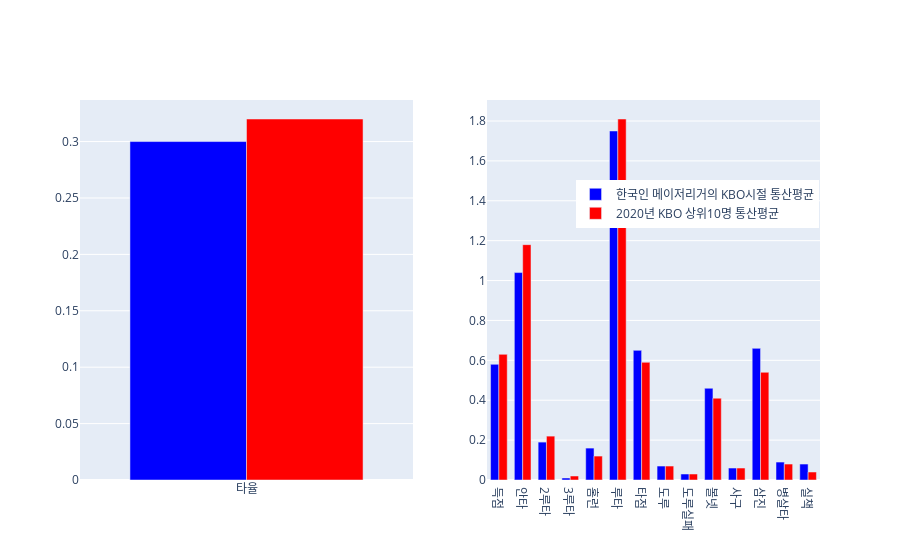

The notebook cell saved with this chart:
### Code cell
fig = make_subplots(rows=1, cols=2)

fig.add_trace(go.Bar(x=korean_majorleaguer_dict['강정호'].columns[5:],
                    y=majorleaguer_avg[3:],
                    name='한국인 메이저리거의 KBO시절 통산평균',
                    marker_color='blue'), 1, 2)
fig.add_trace(go.Bar(x=theta_,
                    y=r_,
                    name='2020년 KBO 상위10명 통산평균',
                    marker_color='red'), 1, 2)
fig.add_trace(go.Bar(x=[korean_majorleaguer_dict['강정호'].columns[2]],
                    y=[majorleaguer_avg[0]],
                    marker_color='blue',
                    showlegend=False), 1, 1)
fig.add_trace(go.Bar(x=[korean_majorleaguer_dict['강정호'].columns[2]],
                    y=[top10_hitter_avg[0]],
                    marker_color='red',
                    showlegend=False), 1, 1)

fig.update_layout(legend=dict(orientation='v',
                             yanchor='top', xanchor='right',
                             y=0.79, x=0.998),
                 bargap=0.3)
fig.show()

### Figure 1 — Plotly figure (JSON) as saved in the notebook; plotly's stock layout.template omitted (floating-point values rounded to 4 significant figures)
{"data": [{"marker": {"color": "blue"}, "name": "한국인 메이저리거의 KBO시절 통산평균", "type": "bar", "x": ["득점", "안타", "2루타", "3루타", "홈런", "루타", "타점", "도루", "도루실패", "볼넷", "사구", "삼진", "병살타", "실책"], "xaxis": "x2", "y": [0.58, 1.04, 0.19, 0.01, 0.16, 1.75, 0.65, 0.07, 0.03, 0.46, 0.06, 0.66, 0.09, 0.08], "yaxis": "y2"}, {"marker": {"color": "red"}, "name": "2020년 KBO 상위10명 통산평균", "type": "bar", "x": ["득점", "안타", "2루타", "3루타", "홈런", "루타", "타점", "도루", "도루실패", "볼넷", "사구", "삼진", "병살타", "실책"], "xaxis": "x2", "y": [0.63, 1.18, 0.22, 0.02, 0.12, 1.81, 0.59, 0.07, 0.03, 0.41, 0.06, 0.54, 0.08, 0.04], "yaxis": "y2"}, {"marker": {"color": "blue"}, "showlegend": false, "type": "bar", "x": ["타율"], "xaxis": "x", "y": [0.3], "yaxis": "y"}, {"marker": {"color": "red"}, "showlegend": false, "type": "bar", "x": ["타율"], "xaxis": "x", "y": [0.32], "yaxis": "y"}], "layout": {"bargap": 0.3, "legend": {"orientation": "v", "x": 0.998, "xanchor": "right", "y": 0.79, "yanchor": "top"}, "xaxis": {"anchor": "y", "domain": [0, 0.45]}, "xaxis2": {"anchor": "y2", "domain": [0.55, 1]}, "yaxis": {"anchor": "x", "domain": [0, 1]}, "yaxis2": {"anchor": "x2", "domain": [0, 1]}}}
